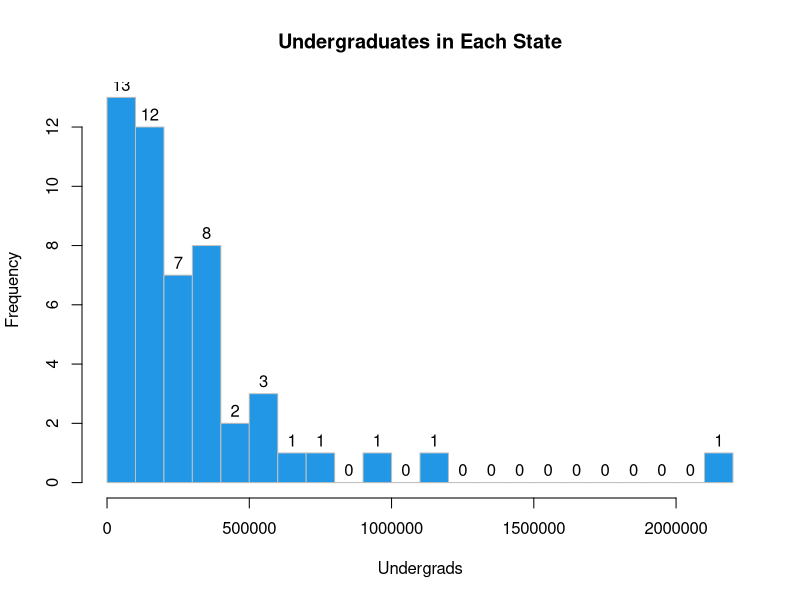

Source code (R):
library(tidyverse)
data <- read.csv("data.csv", header=TRUE)
v1 <- data$undergrads
#for(item in data$undergrads){
#   print(item)
#}
parts <- c(0, 100000, 200000, 300000, 400000, 500000, 600000, 700000, 800000, 900000, 1000000, 1100000,1200000,1300000,1400000,1500000,1600000,1700000,1800000,1900000,2000000,2100000,2200000)
hist(v1, main="Undergraduates in Each State", xlab="Undergrads", ylab="Frequency",breaks=parts,col=4,border="gray",labels=TRUE)